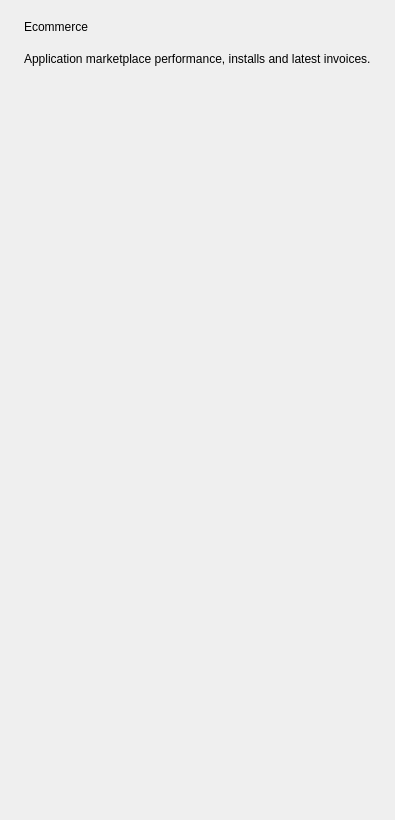
<?xml version="1.0" encoding="UTF-8"?>
<ui version="4.0">
 <class>DashboardEcommercePage</class>
 <widget class="QWidget" name="DashboardEcommercePage">
  <property name="minimumSize"><size><width>0</width><height>820</height></size></property>
  <layout class="QVBoxLayout" name="rootLayout">
   <property name="spacing"><number>18</number></property>
   <property name="leftMargin"><number>24</number></property>
   <property name="topMargin"><number>20</number></property>
   <property name="rightMargin"><number>24</number></property>
   <property name="bottomMargin"><number>28</number></property>
   <item><widget class="QLabel" name="titleLabel"><property name="text"><string>Ecommerce</string></property></widget></item>
   <item><widget class="QLabel" name="subtitleLabel"><property name="text"><string>Application marketplace performance, installs and latest invoices.</string></property></widget></item>
   <item>
    <layout class="QGridLayout" name="contentGrid">
     <property name="horizontalSpacing"><number>18</number></property>
     <property name="verticalSpacing"><number>18</number></property>
    </layout>
   </item>
   <item><spacer name="verticalSpacer"><property name="orientation"><enum>Qt::Vertical</enum></property><property name="sizeHint" stdset="0"><size><width>20</width><height>30</height></size></property></spacer></item>
  </layout>
 </widget>
 <resources/>
 <connections/>
</ui>
